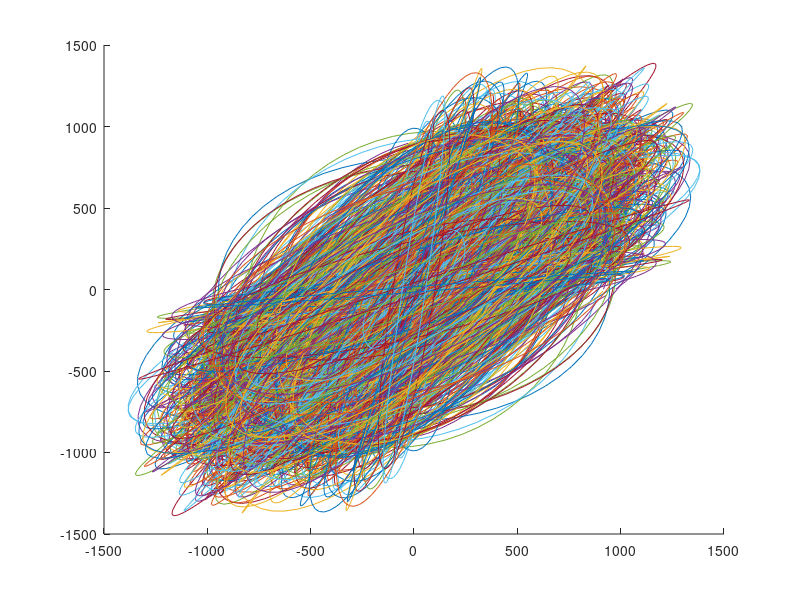

Reproduce this figure in MATLAB.

N = 1000;

u = rand(2,N) * 1000;

%u = normalize(u,'norm');

%d = sqrt(diag(u'*u)');
%u = u./[d; d];
v = rand(2,N)*1000;

%v= [-u(2,:) ; u(1,:)];

T = 0:0.1:2*pi;
X = zeros(2,length(T),N);

for t = 1:length(T)
    X(:,t,:) = sin(T(t))*u + cos(T(t))*v;
end

hold on;
for i = 1 : N
    plot(X(1,:,i),X(2,:,i)); 
    %line([0 u(1,i)],[0 u(2,i)],'color','red');
    %line([0 v(1,i)],[0 v(2,i)],'color','blue');
end

